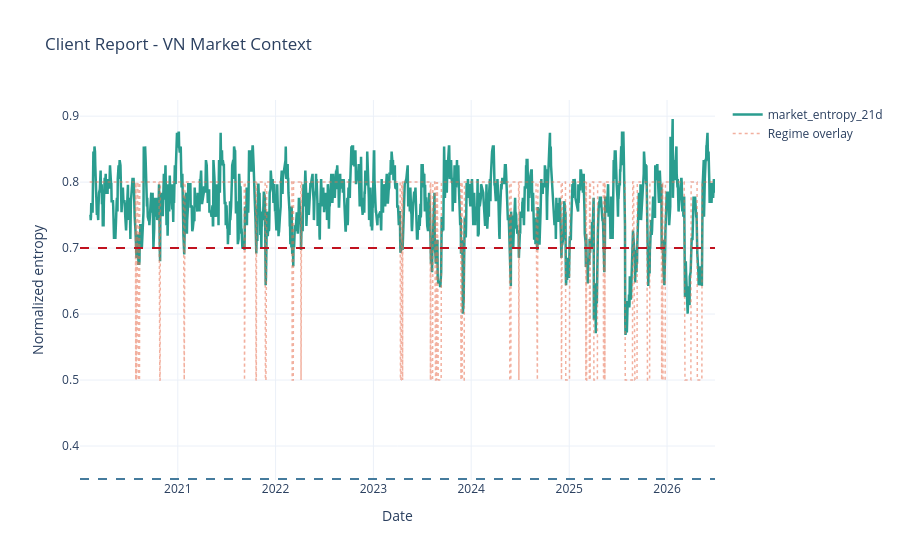

Source (notebook cell):
### Code cell
# Cell: Market Context Section
if market_df.empty:
    print("Khong co market_df. Hay chay notebook 06 truoc.")
else:
    if "market_entropy_21d" not in market_df.columns and not setup_signals.empty:
        market_df = build_market_entropy_profile(setup_signals)
    latest_market = market_df.sort_values("date").tail(1)
    display(latest_market[[col for col in ["date", "market_regime", "market_entropy_21d", "market_entropy_63d", "market_entropy_regime", "market_entropy_shift", "advance_ratio"] if col in latest_market.columns]])
    display(entropy_regime_chart(market_df.sort_values("date"), entropy_col="market_entropy_21d", regime_col="market_entropy_regime", title="Client Report - VN Market Context"))

### Figure 1 — Plotly figure (JSON) as saved in the notebook; plotly's stock layout.template omitted (floating-point values rounded to 4 significant figures; data arrays with more than 128 entries replaced by an {"elided": "..."} marker saying what was removed)
{"data": [{"line": {"color": "#2a9d8f", "width": 2.5}, "mode": "lines", "name": "market_entropy_21d", "type": "scatter", "x": {"elided": "1617 str values"}, "y": {"elided": "1617 float values"}}, {"line": {"color": "#e76f51", "dash": "dot", "width": 1.5}, "mode": "lines", "name": "Regime overlay", "opacity": 0.55, "type": "scatter", "x": {"elided": "1617 str values"}, "y": {"elided": "1617 float values"}}], "layout": {"autosize": true, "shapes": [{"line": {"color": "#457b9d", "dash": "dash"}, "type": "line", "x0": 0, "x1": 1, "xref": "x domain", "y0": 0.35, "y1": 0.35, "yref": "y"}, {"line": {"color": "#c1121f", "dash": "dash"}, "type": "line", "x0": 0, "x1": 1, "xref": "x domain", "y0": 0.7, "y1": 0.7, "yref": "y"}], "title": {"text": "Client Report - VN Market Context"}, "xaxis": {"autorange": true, "range": ["2020-01-02", "2026-06-29"], "title": {"text": "Date"}, "type": "date"}, "yaxis": {"autorange": true, "range": [0.3468, 0.9246], "title": {"text": "Normalized entropy"}, "type": "linear"}}}
